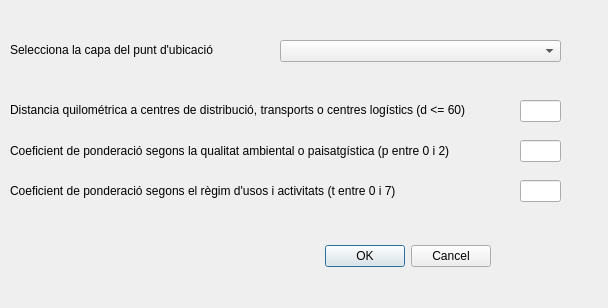
<?xml version="1.0" encoding="UTF-8"?>
<ui version="4.0">
 <class>FactorLocalitzacioDialogBase</class>
 <widget class="QDialog" name="FactorLocalitzacioDialogBase">
  <property name="geometry">
   <rect>
    <x>0</x>
    <y>0</y>
    <width>608</width>
    <height>308</height>
   </rect>
  </property>
  <property name="windowTitle">
   <string>Factor Localitzacio</string>
  </property>
  <widget class="QDialogButtonBox" name="button_box">
   <property name="geometry">
    <rect>
     <x>150</x>
     <y>240</y>
     <width>341</width>
     <height>32</height>
    </rect>
   </property>
   <property name="orientation">
    <enum>Qt::Horizontal</enum>
   </property>
   <property name="standardButtons">
    <set>QDialogButtonBox::Cancel|QDialogButtonBox::Ok</set>
   </property>
  </widget>
  <widget class="QComboBox" name="comboBoxPunt">
   <property name="geometry">
    <rect>
     <x>280</x>
     <y>40</y>
     <width>281</width>
     <height>22</height>
    </rect>
   </property>
  </widget>
  <widget class="QLabel" name="label">
   <property name="geometry">
    <rect>
     <x>10</x>
     <y>40</y>
     <width>251</width>
     <height>20</height>
    </rect>
   </property>
   <property name="text">
    <string>Selecciona la capa del punt d'ubicació</string>
   </property>
  </widget>
  <widget class="QLineEdit" name="lineEditDist">
   <property name="geometry">
    <rect>
     <x>520</x>
     <y>100</y>
     <width>41</width>
     <height>22</height>
    </rect>
   </property>
  </widget>
  <widget class="QLabel" name="label_3">
   <property name="geometry">
    <rect>
     <x>10</x>
     <y>100</y>
     <width>501</width>
     <height>21</height>
    </rect>
   </property>
   <property name="text">
    <string>Distancia quilométrica a centres de distribució, transports o centres logístics (d &lt;= 60)</string>
   </property>
  </widget>
  <widget class="QLabel" name="label_4">
   <property name="geometry">
    <rect>
     <x>10</x>
     <y>140</y>
     <width>501</width>
     <height>21</height>
    </rect>
   </property>
   <property name="text">
    <string>Coeficient de ponderació segons la qualitat ambiental o paisatgística (p entre 0 i 2) </string>
   </property>
  </widget>
  <widget class="QLineEdit" name="lineEditPaisatge">
   <property name="geometry">
    <rect>
     <x>520</x>
     <y>140</y>
     <width>41</width>
     <height>22</height>
    </rect>
   </property>
  </widget>
  <widget class="QLabel" name="label_5">
   <property name="geometry">
    <rect>
     <x>10</x>
     <y>180</y>
     <width>501</width>
     <height>21</height>
    </rect>
   </property>
   <property name="text">
    <string>Coeficient de ponderació segons el règim d'usos i activitats (t entre 0 i 7)</string>
   </property>
  </widget>
  <widget class="QLineEdit" name="lineEditUsos">
   <property name="geometry">
    <rect>
     <x>520</x>
     <y>180</y>
     <width>41</width>
     <height>22</height>
    </rect>
   </property>
   <property name="text">
    <string/>
   </property>
  </widget>
 </widget>
 <resources/>
 <connections>
  <connection>
   <sender>button_box</sender>
   <signal>accepted()</signal>
   <receiver>FactorLocalitzacioDialogBase</receiver>
   <slot>accept()</slot>
   <hints>
    <hint type="sourcelabel">
     <x>20</x>
     <y>20</y>
    </hint>
    <hint type="destinationlabel">
     <x>20</x>
     <y>20</y>
    </hint>
   </hints>
  </connection>
  <connection>
   <sender>button_box</sender>
   <signal>rejected()</signal>
   <receiver>FactorLocalitzacioDialogBase</receiver>
   <slot>reject()</slot>
   <hints>
    <hint type="sourcelabel">
     <x>20</x>
     <y>20</y>
    </hint>
    <hint type="destinationlabel">
     <x>20</x>
     <y>20</y>
    </hint>
   </hints>
  </connection>
 </connections>
</ui>
